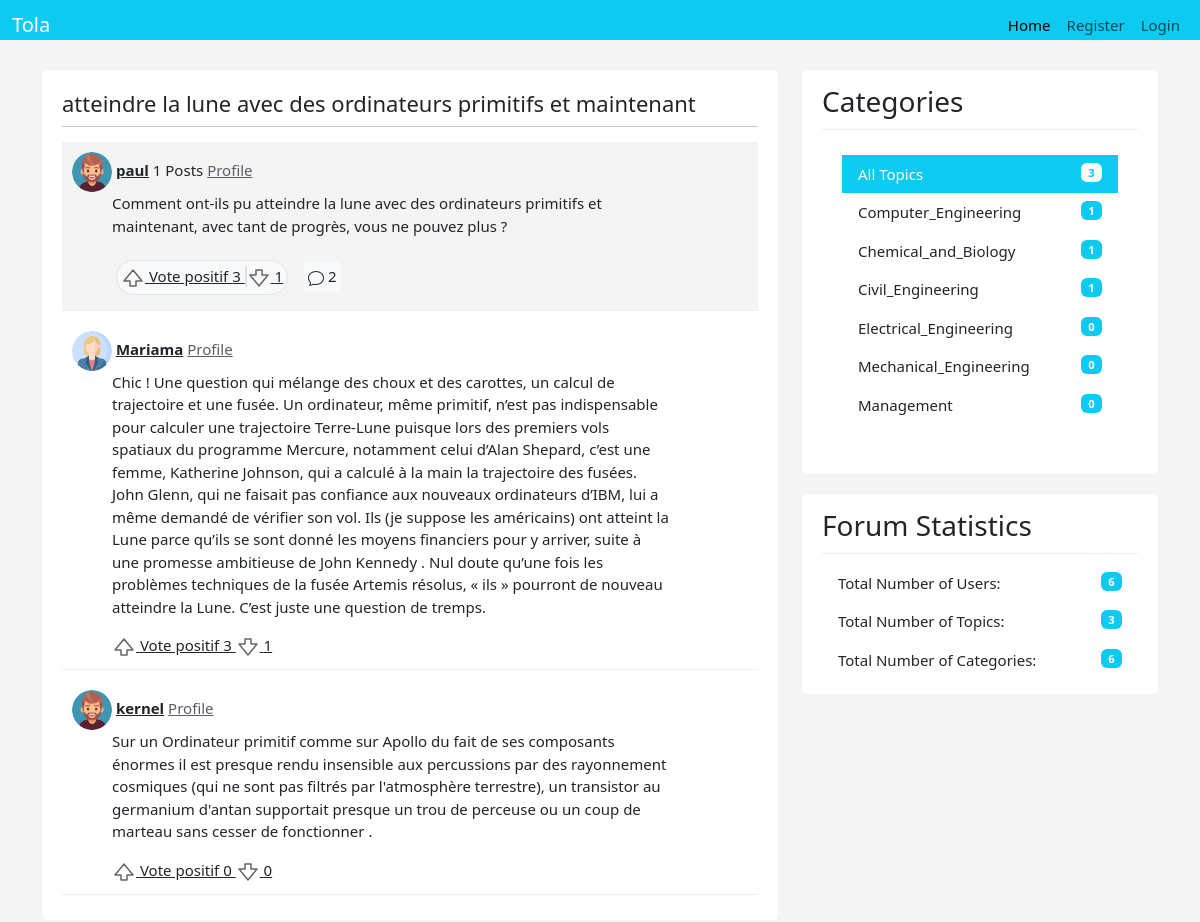
Screenshot of /topics/topic.php?id=21 with the database file from the repository.
### tables this page shows
CREATE TABLE `topics` (
  `id` int(5) NOT NULL,
  `title` varchar(255) DEFAULT NULL,
  `category` varchar(255) DEFAULT NULL,
  `body` varchar(255) DEFAULT NULL,
  `user_name` varchar(255) DEFAULT NULL,
  `user_image` varchar(255) DEFAULT NULL,
  `created_at` timestamp NOT NULL DEFAULT CURRENT_TIMESTAMP
);

CREATE TABLE `replies` (
  `id` int(5) NOT NULL,
  `reply` text,
  `user_id` int(5) NOT NULL,
  `user_image` varchar(255) DEFAULT NULL,
  `topic_id` int(5) NOT NULL,
  `user_name` varchar(255) DEFAULT NULL,
  `create_at` timestamp NOT NULL DEFAULT CURRENT_TIMESTAMP
);

CREATE TABLE `categories` (
  `id` int(5) NOT NULL,
  `name` varchar(200) NOT NULL,
  `created_at` timestamp NOT NULL DEFAULT CURRENT_TIMESTAMP
);

### topics/topic.php (the view, shortened to what this page needs)
<?php require "../includes/header.php";?>
<?php require "../config/config.php";?>
<?php
if (isset($_GET['id'])){
    $id = $_GET['id'];
    $topic = $conn->query("SELECT * FROM topics WHERE id='$id'");
    $topic->execute();
    $singleTopic = $topic->fetch(PDO::FETCH_OBJ);
    $topicCount = $conn->query("SELECT COUNT(*) AS count_topics FROM topics WHERE user_name='$singleTopic->user_name'");
    $topicCount->execute();
    $count = $topicCount->fetch(PDO::FETCH_OBJ);
    $replyCount = $conn->query("SELECT COUNT(*) AS count_replies FROM replies WHERE topic_id='$id'");
    $replyCount->execute();
    $countReplies = $replyCount->fetch(PDO::FETCH_OBJ);
    $reply = $conn->query("SELECT * FROM replies WHERE topic_id='$id'");
    $reply->execute();
    $allreplies = $reply->fetchAll(PDO::FETCH_OBJ);
} else{
    header("Location: ".APPURL."/404.php");
}
$voteUp = $conn->query("SELECT COUNT(*) AS count_votesUp FROM `votes` WHERE vote_type='up' AND topic_id='$id'");
$voteUp->execute();
$votesUp = $voteUp->fetch(PDO::FETCH_OBJ);
$voteDown = $conn->query("SELECT COUNT(*) AS count_votesDown FROM `votes` WHERE vote_type='down' AND topic_id='$id'");
$voteDown->execute();
$votesDown = $voteDown->fetch(PDO::FETCH_OBJ);
$voteReplyUp = $conn->query("SELECT
    r.topic_id,
    r.id AS reply_id,
    COUNT(v.id) AS positive_votes_count
FROM
    replies r
LEFT JOIN
    votesReplies v ON r.id = v.reply_id AND v.vote_type = 'up'
GROUP BY
    r.topic_id, r.id;
");
$voteReplyUp->execute();
$votesRepliesUp = $voteReplyUp->fetchAll(PDO::FETCH_OBJ);
$voteReplyDown = $conn->query("SELECT
    r.topic_id,
    r.id AS reply_id,
    COUNT(v.id) AS negative_votes_count
FROM
    replies r
LEFT JOIN
    votesReplies v ON r.id = v.reply_id AND v.vote_type = 'down'
GROUP BY
    r.topic_id, r.id;
");
$voteReplyDown->execute();
$votesRepliesDown = $voteReplyDown->fetchAll(PDO::FETCH_OBJ);
?>
<div class="container">
    <div class="row">
        <div class="col-md-8">
            <div class="main-col">
                <div class="block">
                    <h1 class="pull-left"><?php echo $singleTopic->title; ?></h1>
                    <hr>
                    <ul id="topics">
                        <li id="main-topic" class="topic topic">
                            <div class="row">
                                <div class="col-md-8">
                                    <img class="avatar pull-left mr-3 rounded-circle" style="width: 40px; height: 40px;" src="../img/<?php echo $singleTopic->user_image; ?>" />
                                    <a class="text-dark d-inline" href="<?php echo APPURL; ?>/users/profile.php?name=<?php echo $singleTopic->user_name; ?>"><strong><?php echo $singleTopic->user_name; ?></strong></a>
                                    <?php echo $count->count_topics; ?> Posts
                                    <a href="<?php echo APPURL;?>/users/profile.php?name=<?php echo $singleTopic->user_name; ?>">Profile</a>
                                </div>
                                <div class="col-md-10" style="margin-left: 40px">
                                    <div class="topic-content pull-right text-dark">
                                        <p><?php echo $singleTopic->body; ?></p>
                                    </div>
                                    <button class="p-1 m-1 border rounded-pill bg-light">
                                        <a class="text-dark border-end" href="<?php echo APPURL; ?>/topics/vote.php?id=<?php echo $singleTopic->id; ?>&vote_type=up">
                                        <svg width="24" height="24" viewBox="0 0 24 24" xmlns="http://www.w3.org/2000/svg"><path d="M12 4 3 15h6v5h6v-5h6z" class="icon_svg-stroke icon_svg-fill" stroke-width="1.5" stroke="#666" fill="none" stroke-linejoin="round"></path></svg>
                                        Vote positif <?php echo  $votesUp->count_votesUp; ?>
                                        </a>
                                        <a class="text-dark border-start" href="<?php echo APPURL; ?>/topics/vote.php?id=<?php echo $singleTopic->id; ?>&vote_type=down">
                                            <svg width="24" height="24" viewBox="0 0 24 24" xmlns="http://www.w3.org/2000/svg"><path d="m12 20 9-11h-6V4H9v5H3z" class="icon_svg-stroke icon_svg-fill" stroke="#666" fill="none" stroke-width="1.5" stroke-linejoin="round"></path></svg>
                                                <?php echo  $votesDown->count_votesDown; ?>
                                        </a>
                                    </button>
                                    <button class="m-2 text-dark p-1 bg-light border border-0">
                                        <?php echo $countReplies->count_replies; ?>
                                    </button>
                                </div>
                            </div>
                        </li>
                        <?php foreach ($allreplies as $reply) : ?>
                            <li class="topic topic">
                                <div class="row">
                                    <div class="col-md-8">
                                        <img class="avatar pull-left mr-3 rounded-circle" style="width: 40px; height: 40px;" src="../img/<?php echo $reply->user_image; ?>" />
                                        <a class="text-dark d-inline" href="<?php echo APPURL; ?>/users/profile.php?name=<?php echo $reply->user_name; ?>"><strong><?php echo $reply->user_name; ?></strong></a>
                                        <a href="<?php echo APPURL;?>/users/profile.php?name=<?php echo $reply->user_name; ?>">Profile</a>
                                    </div>
                                    <div class="col-md-10" style="margin-left: 40px">
                                        <div class="topic-content pull-right">
                                            <p><?php echo $reply->reply;?></p>
                                        </div>
                                        <?php
                                        $voteCountUp = null;
                                        foreach ($votesRepliesUp as $countUp) {
                                            if ($countUp->reply_id == $reply->id) {
                                                $voteCountUp = $countUp;
                                                break;
                                            }
                                        }
                                        $voteCountDown = null;
                                        foreach ($votesRepliesDown as $countDown) {
                                            if ($countDown->reply_id == $reply->id) {
                                                $voteCountDown = $countDown;
                                                break;
                                            }
                                        }
                                        ?>
                                        <a class="text-dark" href="<?php echo APPURL; ?>/topics/voteReply.php?id=<?php echo $reply->id; ?>&vote_type=up&topic_id=<?php echo $singleTopic->id;?>">
                                            <svg width="24" height="24" viewBox="0 0 24 24" xmlns="http://www.w3.org/2000/svg"><path d="M12 4 3 15h6v5h6v-5h6z" class="icon_svg-stroke icon_svg-fill" stroke-width="1.5" stroke="#666" fill="none" stroke-linejoin="round"></path></svg>
                                            Vote positif <?php echo  $voteCountUp->positive_votes_count; ?>
                                        </a>
                                        <a class="text-dark" href="<?php echo APPURL; ?>/topics/voteReply.php?id=<?php echo $reply->id; ?>&vote_type=down&topic_id=<?php echo $singleTopic->id;?>">
                                            <svg width="24" height="24" viewBox="0 0 24 24" xmlns="http://www.w3.org/2000/svg"><path d="m12 20 9-11h-6V4H9v5H3z" class="icon_svg-stroke icon_svg-fill" stroke="#666" fill="none" stroke-width="1.5" stroke-linejoin="round"></path></svg>
                                            <?php echo  $voteCountDown->negative_votes_count; ?>
                                        </a>
                                    </div>
                                </div>
                            </li>
                        <?php endforeach; ?>
                    </ul>
                </div>
            </div>
        </div>
        <?php require "../includes/footer.php";?>

### includes/footer.php (shortened to what this page needs)
<?php
$topics = $conn->query("SELECT COUNT(*) AS all_topics FROM `topics`");
$topics->execute();
$allTopics = $topics->fetch(PDO::FETCH_OBJ);
$categories = $conn->query("SELECT categories.id AS id, categories.name AS name,
    COUNT(topics.category) AS count_category
    FROM categories
    LEFT JOIN topics ON categories.name = topics.category
    GROUP BY categories.id, categories.name
    LIMIT 0, 25;");
$categories->execute();
$allCategories = $categories->fetchAll(PDO::FETCH_OBJ);
$users = $conn->query("SELECT COUNT(*) AS count_users FROM `users`");
$users->execute();
$allUsers = $users->fetch(PDO::FETCH_OBJ);
$topics = $conn->query("SELECT COUNT(*) AS count_topics FROM `topics`");
$topics->execute();
$countTopics = $topics->fetch(PDO::FETCH_OBJ);
$categories_count = $conn->query("SELECT COUNT(*) AS categories_count FROM `categories`");
$categories_count->execute();
$allCategories_count = $categories_count->fetch(PDO::FETCH_OBJ);
?>
<div class="col-md-4">
    <div class="sidebar">
        <div class="block">
            <h3>Categories</h3>
            <div class="list-group block ">
                <a href="#" class="list-group-item active bg-info">All Topics <span class="badge pull-right bg-light float-end text-info"><?php echo $allTopics->all_topics; ?></span></a>
                <?php foreach ($allCategories as $category) : ?>
                    <a href="<?php echo APPURL; ?>/categories/show.php?name=<?php echo $category->name; ?>" class="list-group-item"><?php echo $category->name ?><span class="color badge pull-right bg-info float-end"><?php echo $category->count_category ?></span></a>
                <?php endforeach; ?>
            </div>
        </div>
        <div class="block" style="margin-top: 20px;">
            <h3 class="margin-top: 40px">Forum Statistics</h3>
            <div class="list-group">
                <a href="#" class="list-group-item">Total Number of Users:<span class="color badge pull-right bg-info float-end"><?php echo  $allUsers->count_users; ?></span></a>
                <a href="#" class="list-group-item">Total Number of Topics:<span class="color badge pull-right bg-info float-end"><?php echo  $countTopics->count_topics; ?></span></a>
                <a href="#" class="list-group-item">Total Number of Categories: <span class="color badge pull-right bg-info float-end"><?php echo  $allCategories_count->categories_count; ?></span></a>
            </div>
        </div>
    </div>
</div>
</div>
</div>
</body>
</html>

### css/custom.css (style rules this page uses)
body { padding-top: 0px; background:#f4f4f4; font-size:15px; }
a { color:#5c5b69; }
ul { padding:0; margin:0; list-style:none; }
hr { margin:10px 0 15px 0; }
h3 { margin-bottom:5px; }
.block { background:#fff; border-radius:5px; padding: 15px 20px; margin-bottom:20px; }
.main-col { overflow:auto; }
.main-col h1 { font-size:22px; margin:5px 0 0 0; padding:0; }
.sidebar .block h3 { margin:0 0 10px 0; padding-bottom:10px; border-bottom:#eee solid 1px; }
.topic { border-bottom:#eee solid 1px; margin-bottom:10px; padding:10px; }
.topic-content { width:100%; }
img.avatar { width:100%; }
a.list-group-item.active, a.list-group-item.active:hover, a.list-group-item.active:focus { background:rgb(117, 50, 249); border-radius:0; }
.list-group-item { border:0 }
#main-topic { background:#f4f4f4; padding:10px; }
.color { background-color: rgb(117, 50, 249); color: white; }

### includes/header.php (style rules this page uses)
body { padding-top: 0px; }
button, input, optgroup, select, textarea { margin: 10px; }

### rows the page displays
topics: title "atteindre la lune avec des ordinateurs primitifs et maintenant", user_image (picture), user_name "paul", body "Comment ont-ils pu atteindre la lune avec des ordinateurs primitifs et maintenant, avec tant de progrès, vous ne pouvez plus ?"
replies: user_image (picture), user_name "Mariama", reply "Chic ! Une question qui mélange des choux et des carottes, un calcul de trajectoire et une fusée. Un ordinateur, même primitif, n’est pas indispensable pour calculer une trajectoire Terre-Lune puisque lors des premiers vols spatiaux du programme Mercure, notamment celui d’Alan Shepard, c’est une femme, Katherine Johnson, qui a calculé à la main la trajectoire des fusées. John Glenn, qui ne faisait pas confiance aux nouveaux ordinateurs d’IBM, lui a même demandé de vérifier son vol. Ils (je suppose les américains) ont atteint la Lune parce qu’ils se sont donné les moyens financiers pour y arriver, suite à une promesse ambitieuse de John Kennedy . Nul doute qu’une fois les problèmes…", positive_votes_count "3", negative_votes_count "1"
replies: user_image (picture), user_name "kernel", reply "Sur un Ordinateur primitif comme sur Apollo du fait de ses composants énormes il est presque rendu insensible aux percussions par des rayonnement cosmiques (qui ne sont pas filtrés par l'atmosphère terrestre), un transistor au germanium d'antan supportait presque un trou de perceuse ou un coup de marteau sans cesser de fonctionner .", positive_votes_count "0", negative_votes_count "0"
categories: name "Computer_Engineering", count_category "1"
categories: name "Chemical_and_Biology", count_category "1"
categories: name "Civil_Engineering", count_category "1"
categories: name "Electrical_Engineering", count_category "0"
categories: name "Mechanical_Engineering", count_category "0"
categories: name "Management", count_category "0"

### other values shown
$count->count_topics "1"
$votesUp->count_votesUp "3"
$votesDown->count_votesDown "1"
$countReplies->count_replies "2"
$allTopics->all_topics "3"
$allUsers->count_users "6"
$countTopics->count_topics "3"
$allCategories_count->categories_count "6"
